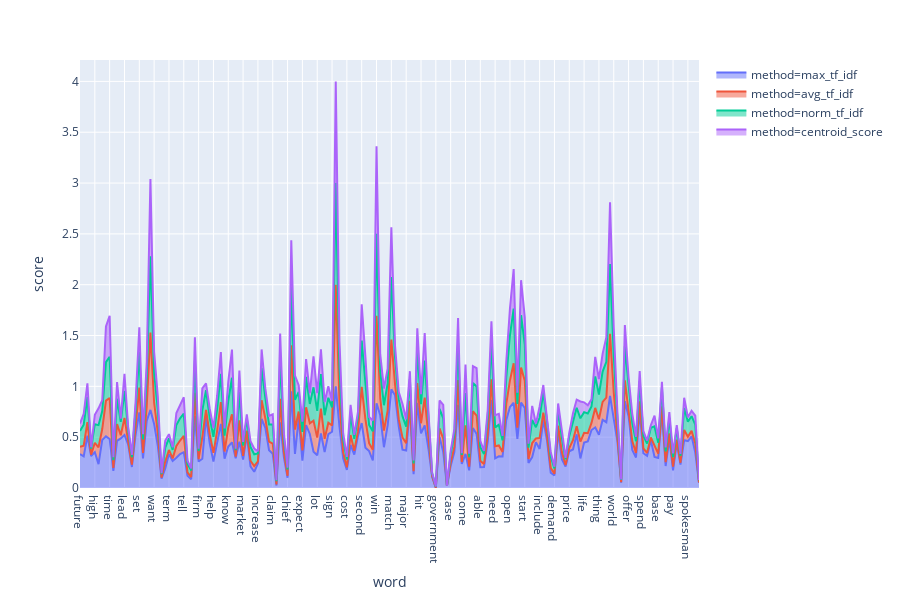

Notebook code cell kept with this figure:
### Code cell
fig = px.area(df, x="word", y="score", color="method", line_group="method",)
fig.show()

### Figure 1 — Plotly figure (JSON) as saved in the notebook; plotly's stock layout.template omitted (floating-point values rounded to 4 significant figures; data arrays with more than 128 entries replaced by an {"elided": "..."} marker saying what was removed)
{"data": [{"hoverlabel": {"namelength": 0}, "hovertemplate": "method=max_tf_idf<br>word=%{x}<br>score=%{y}", "legendgroup": "method=max_tf_idf", "line": {"color": "#636efa"}, "mode": "lines", "name": "method=max_tf_idf", "orientation": "v", "showlegend": true, "stackgroup": "1", "type": "scatter", "x": {"elided": "168 str values"}, "xaxis": "x", "y": {"elided": "168 float values"}, "yaxis": "y"}, {"hoverlabel": {"namelength": 0}, "hovertemplate": "method=avg_tf_idf<br>word=%{x}<br>score=%{y}", "legendgroup": "method=avg_tf_idf", "line": {"color": "#EF553B"}, "mode": "lines", "name": "method=avg_tf_idf", "orientation": "v", "showlegend": true, "stackgroup": "1", "type": "scatter", "x": {"elided": "168 str values"}, "xaxis": "x", "y": {"elided": "168 float values"}, "yaxis": "y"}, {"hoverlabel": {"namelength": 0}, "hovertemplate": "method=norm_tf_idf<br>word=%{x}<br>score=%{y}", "legendgroup": "method=norm_tf_idf", "line": {"color": "#00cc96"}, "mode": "lines", "name": "method=norm_tf_idf", "orientation": "v", "showlegend": true, "stackgroup": "1", "type": "scatter", "x": {"elided": "168 str values"}, "xaxis": "x", "y": {"elided": "168 float values"}, "yaxis": "y"}, {"hoverlabel": {"namelength": 0}, "hovertemplate": "method=centroid_score<br>word=%{x}<br>score=%{y}", "legendgroup": "method=centroid_score", "line": {"color": "#ab63fa"}, "mode": "lines", "name": "method=centroid_score", "orientation": "v", "showlegend": true, "stackgroup": "1", "type": "scatter", "x": {"elided": "168 str values"}, "xaxis": "x", "y": {"elided": "168 float values"}, "yaxis": "y"}], "layout": {"height": 600, "legend": {"tracegroupgap": 0}, "margin": {"t": 60}, "xaxis": {"anchor": "y", "domain": [0, 1], "title": {"text": "word"}}, "yaxis": {"anchor": "x", "domain": [0, 1], "title": {"text": "score"}}}}
